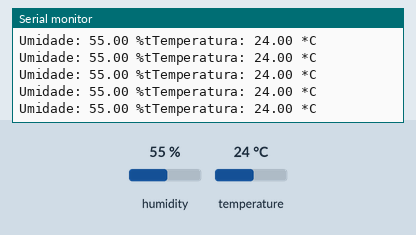
The sketch below on a simulated Arduino Uno, built with avr-gcc and run on an emulated ATmega328P. On the bench: the last lines printed to the serial monitor. The inputs (shaded band) are chosen by the test bench; at power-on: humidity 55 %, temperature 24 °C.

Above: at 2.8 s.
2.9 s: humidity set to 22 %
At 4.21 s:
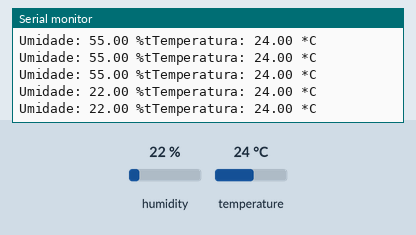
8.9 s: temperature set to 12 °C
At 9.03 s:
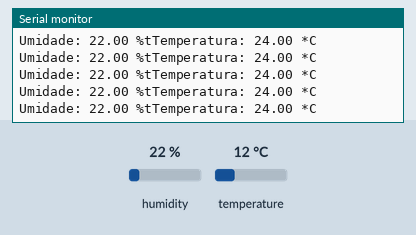
14.9 s: humidity set to 40 %
At 15.02 s:
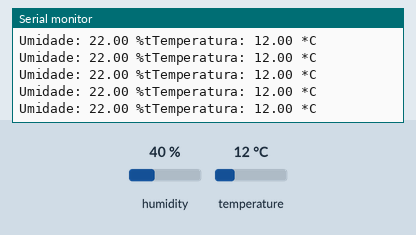
Timing chart, 0 to 17.9 s (numbered marks = the images above; inputs shaded):
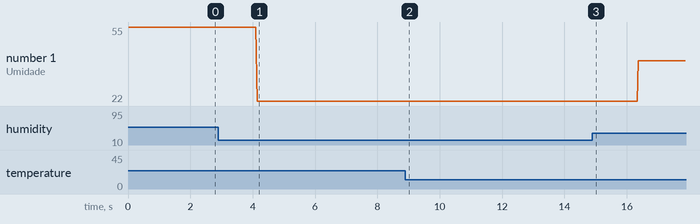

The sketch:

dht11.ino
```cpp
#include <DHT.h>
#include <DHT_U.h>

DHT dht(A0, DHT11);

void setup() {
  Serial.begin(9600);
  dht.begin();
}

void loop() {
  float h = dht.readHumidity();
  float t = dht.readTemperature();

  if(isnan(t) || isnan(h)){
    Serial.println("Failed to read from DHT");
  }else{
    Serial.print("Umidade: ");
    Serial.print(h);
    Serial.print(" %t");
    Serial.print("Temperatura: ");
    Serial.print(t);
    Serial.println(" *C");
    }
}
```

Measured:
- after the input at 2.9 s, the serial monitor: prints a new line after 1.2 s (image 1)
- plotted number 1: 55 → 22 after the input at 2.9 s, 22 → 40 after the input at 14.9 s
